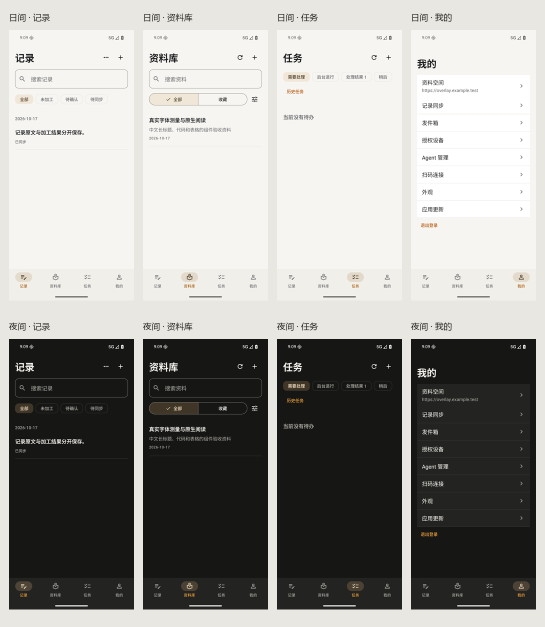
#> input picture design-review/android-native-2026-10-17/android-native-day-night.png, 1090 x 1254 px, given in place of light-records.png, which was not available (shown at 1/2 size)
$ python make-gallery.py
#> lines starting #> are read from the running program, lines starting #| are printed output that depends on the picture; pictures that were not available may be replaced by others from this repository, and a replacement may not be noted
"""Assemble actual emulator captures; no synthetic UI or business data is generated."""
from pathlib import Path
from PIL import Image, ImageDraw, ImageFont

ROOT = Path(__file__).resolve().parent
SHOTS = ROOT / "emulator" / "412-default"
FONT = Path("C:/Windows/Fonts/msyh.ttc")


def gallery(name, cells, columns=4):
#> called with name = 'android-native-day-night.png', columns = 4
    width, height, gap = 250, 542, 18
    rows = (len(cells) + columns - 1) // columns
    result = Image.new("RGB", (columns * (width + gap) + gap, rows * (height + 58 + gap) + gap), "#E9E7E1")
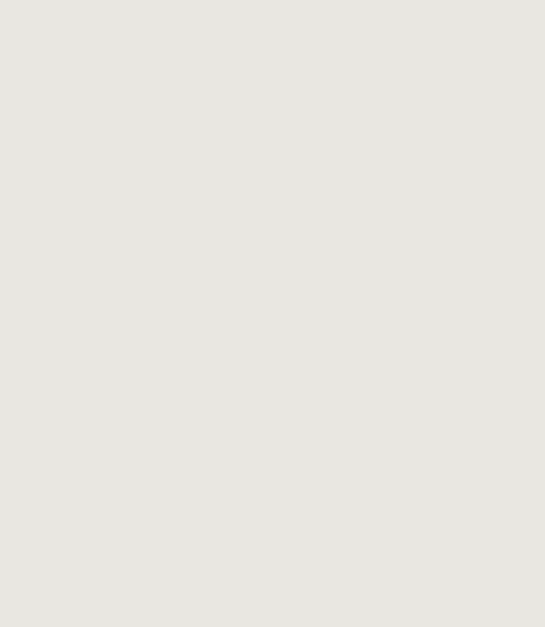
#> result: PIL image 1090x1254 RGB (shown at 1/2 size); mean R, G, B 233, 231, 225
    draw = ImageDraw.Draw(result)
    font = ImageFont.truetype(str(FONT), 17)
    for i, (label, path) in enumerate(cells):
        x, y = gap + (i % columns) * (width + gap), gap + (i // columns) * (height + 58 + gap)
        draw.text((x, y + 5), label, fill="#262621", font=font)
        with Image.open(path) as source:
#> source is the input picture: PIL image 1090x1254 RGB; mean R, G, B 155.9, 155, 151.6
            source = source.convert("RGB")
            source.thumbnail((width, height), Image.Resampling.LANCZOS)
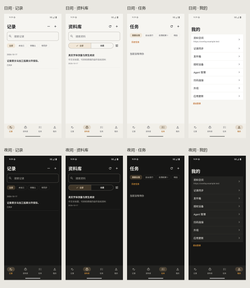
#> source: PIL image 250x288 RGB; mean R, G, B 155.9, 155, 151.6
            result.paste(source, (x + (width - source.width) // 2, y + 42))
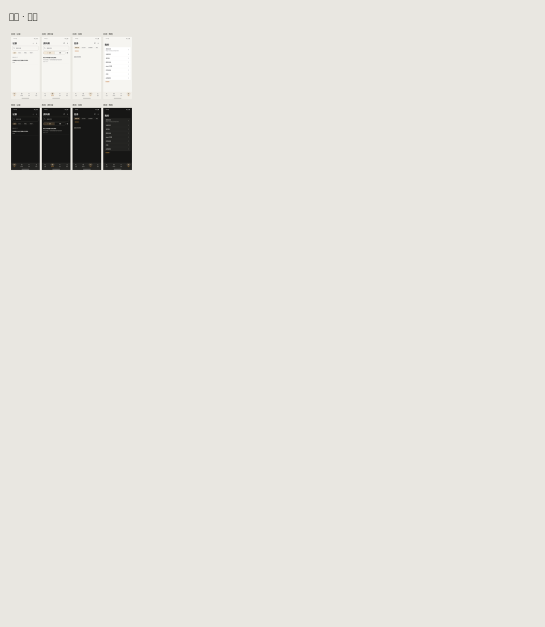
#> result: PIL image 1090x1254 RGB (shown at 1/2 size); mean R, G, B 228.9, 227, 221.1
#> pass 2 of the loop in gallery, `for i, (label, path) in enumerate(cells):`:
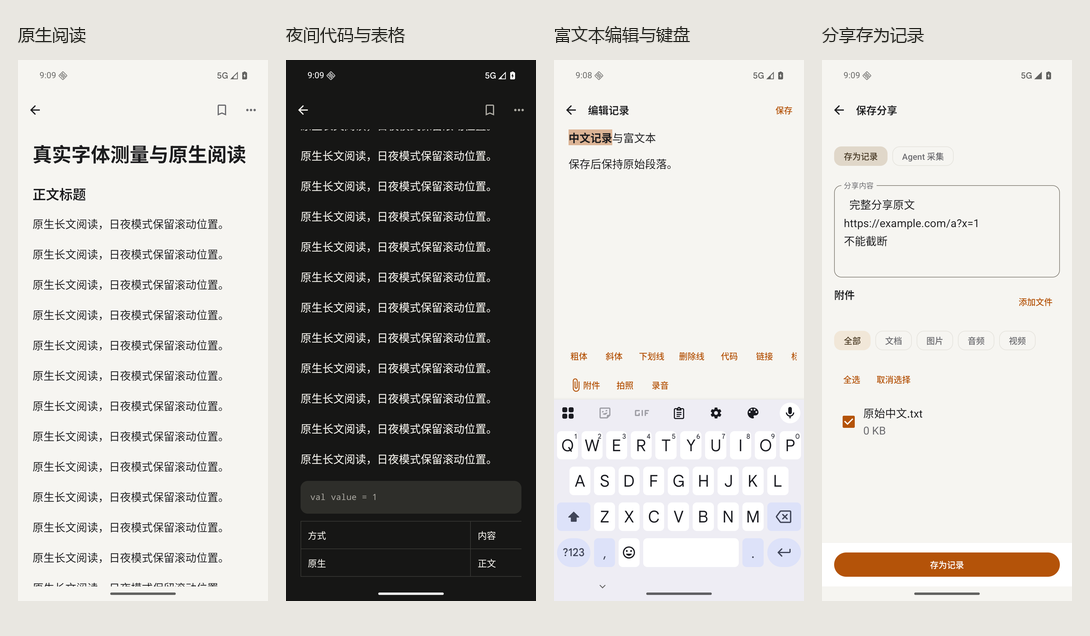
#> input picture design-review/android-native-2026-10-17/android-native-reading-sharing.png, 1090 x 636 px, given in place of light-library.png, which was not available
#> in gallery, source is the input picture: PIL image 1090x636 RGB; mean R, G, B 196.3, 194.4, 190.7
#> in gallery, `source.thumbnail((width, height), Image.Resampling.LANCZOS)`:
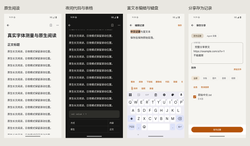
#> source: PIL image 250x146 RGB; mean R, G, B 196.3, 194.4, 190.7
#> in gallery, `result.paste(source, (x + (width - source.width) // 2, y + 42))`:
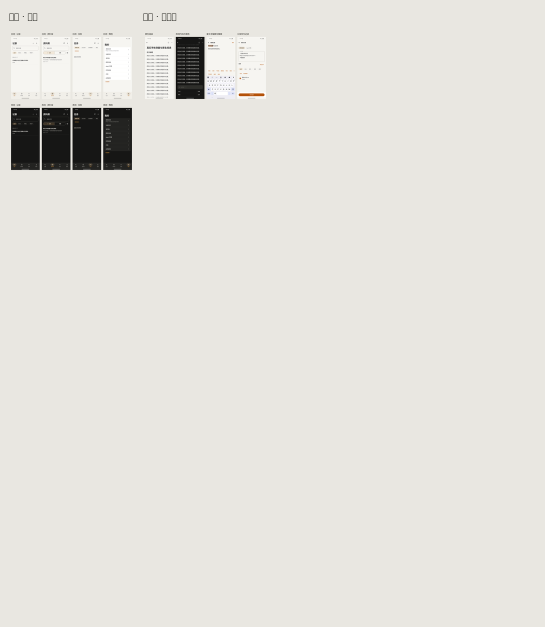
#> result: PIL image 1090x1254 RGB (shown at 1/2 size); mean R, G, B 227.9, 226, 220.2
    result.save(ROOT / name, optimize=True)


if __name__ == "__main__":
#> (the run stopped early here; a loop or call above may not have finished)
